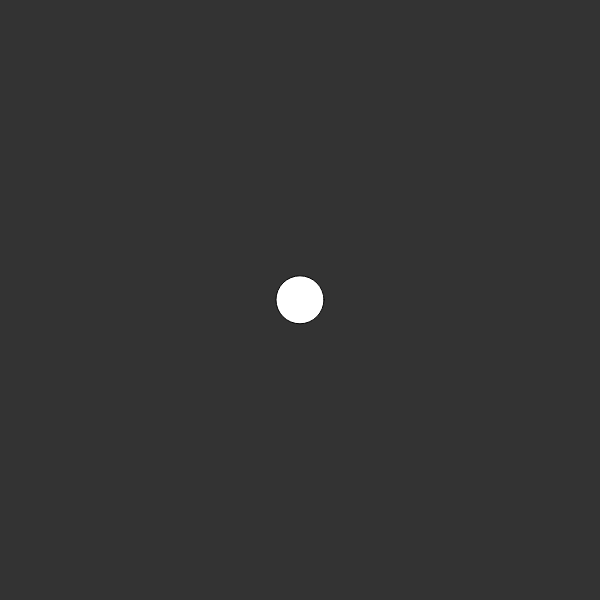
Frame 1 (no input)
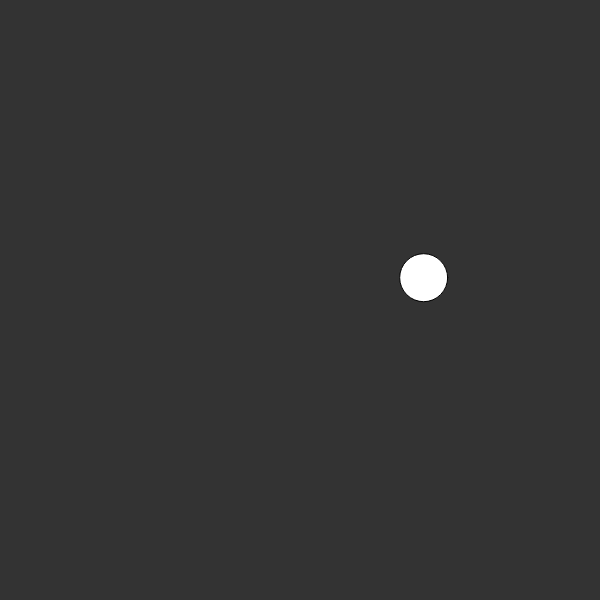
Frame 60 (no input)
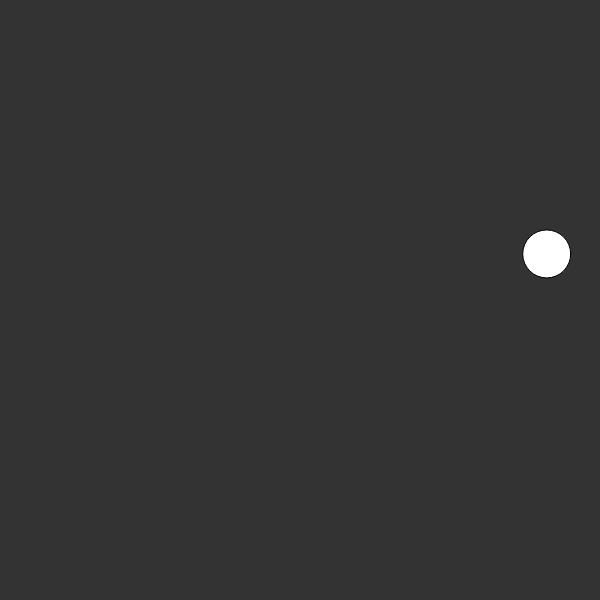
Frame 120 (the mouse pressed at the canvas centre since frame 60)

The p5.js sketch that drew these frames (run headless with seeded random() and noise() and a simulated clock; from frame 60 on, the mouse is pressed at the canvas centre):

// p5.js sketch
// ── sketch.js
var po;

function setup() {
  createCanvas(600, 600);
  dir = 0;
  po = new PO();
}

function draw() {
  background(51);
  po.update();
  po.display();
}
// ── PO.js
// Classe Particle Object
function PO() {
  // Posizione della Particella
  this.pos = createVector(width / 2, height / 2)
    // Velocità della Particella
  this.vel = createVector(0, 0)
    // Accelerazione del Vettore
  this.acc = p5.Vector.fromAngle(random(TWO_PI))
    // Modifica del modulo del vettore
  this.acc.setMag(0.2)

  // Mostrare la Particella
  this.display = function () {
    fill(255)
    ellipse(this.pos.x, this.pos.y, 48, 48)
  }

  // Aggiornare la posizione della Particella
  this.update = function () {
    this.acc.rotate(0.1)
    this.vel.add(this.acc)
    this.pos.add(this.vel)
  }
}
